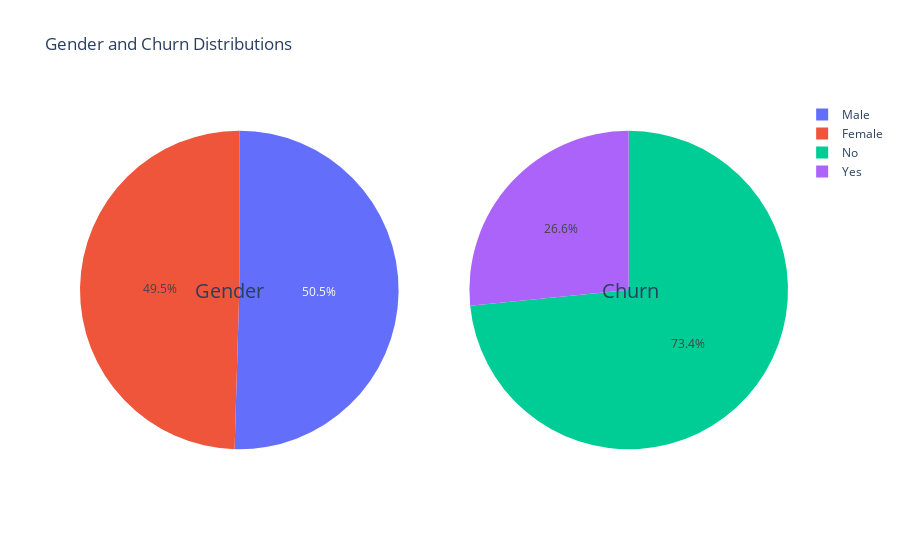

Notebook source saved alongside this figure:
### Code cell
gender_labels = ['Male', 'Female']
churn_labels = ['No', 'Yes']
# Create subplots: use 'domain' type for Pie subplot
fig = make_subplots(rows=1, cols=2, specs=[[{'type':'domain'}, {'type':'domain'}]])
fig.add_trace(go.Pie(labels=gender_labels, values=df['gender'].value_counts(), name="Gender"),
              1, 1)
fig.add_trace(go.Pie(labels=churn_labels, values=df['Churn'].value_counts(), name="Churn"),
              1, 2)


fig.update_layout(
    title_text="Gender and Churn Distributions",
    # Add annotations in the center of the donut pies.
    annotations=[dict(text='Gender', x=0.16, y=0.5, font_size=20, showarrow=False),
                 dict(text='Churn', x=0.82, y=0.5, font_size=20, showarrow=False)])
fig.show()

### Figure 1 — Plotly figure (JSON) as saved in the notebook; plotly's stock layout.template omitted (floating-point values rounded to 4 significant figures)
{"data": [{"domain": {"x": [0, 0.45], "y": [0, 1]}, "labels": ["Male", "Female"], "name": "Gender", "type": "pie", "values": [3549, 3483]}, {"domain": {"x": [0.55, 1], "y": [0, 1]}, "labels": ["No", "Yes"], "name": "Churn", "type": "pie", "values": [5163, 1869]}], "layout": {"annotations": [{"font": {"size": 20}, "showarrow": false, "text": "Gender", "x": 0.16, "y": 0.5}, {"font": {"size": 20}, "showarrow": false, "text": "Churn", "x": 0.82, "y": 0.5}], "title": {"text": "Gender and Churn Distributions"}}}
